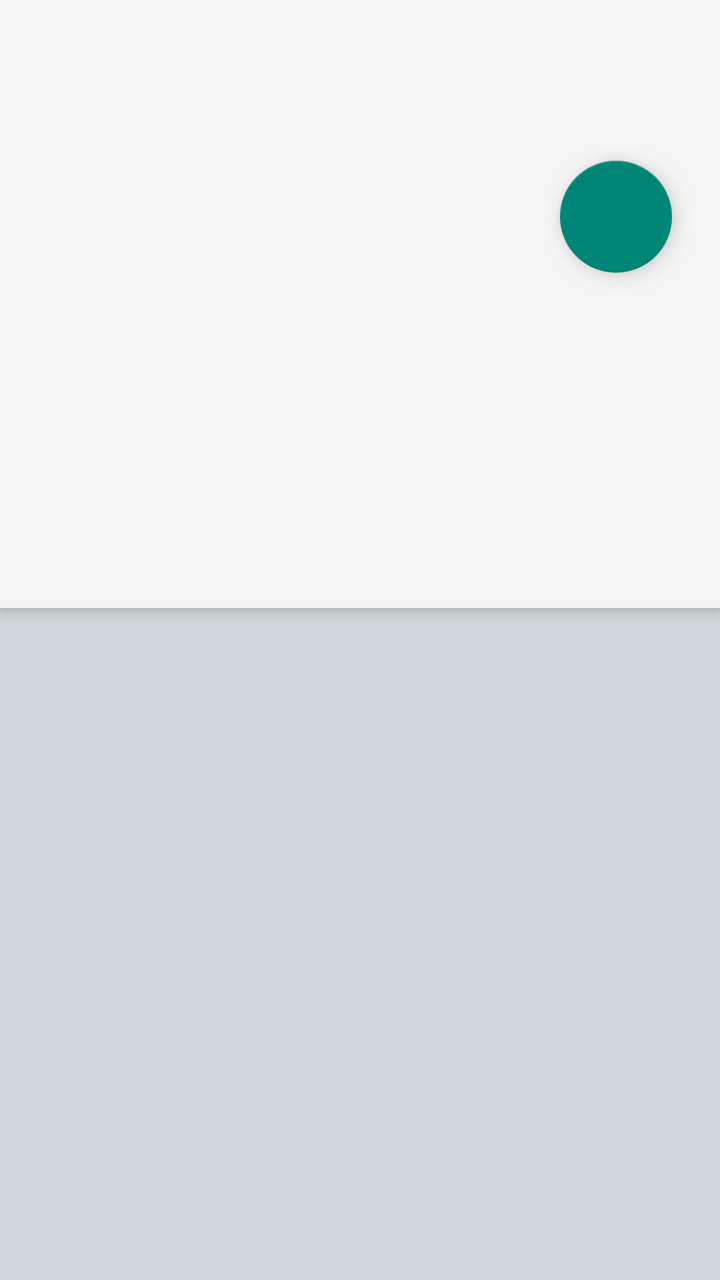
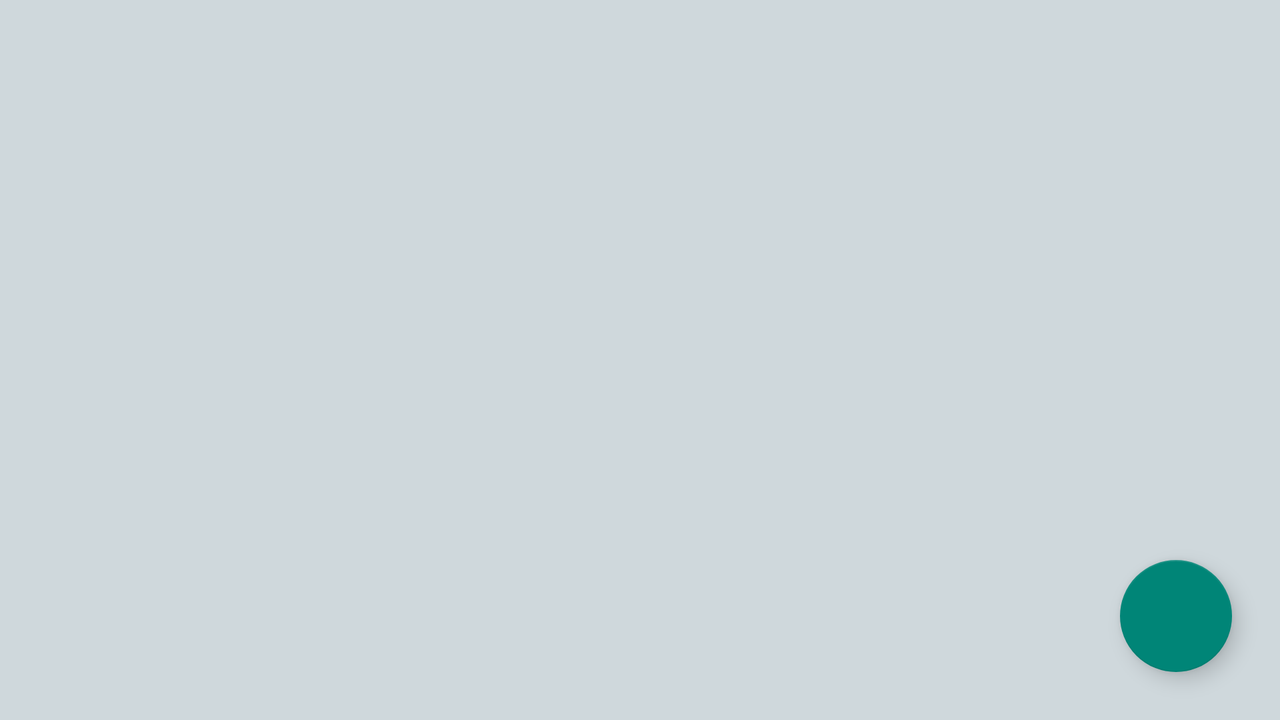

Two renders of one Android screen. The first uses the default layout on a phone; the second uses the alternative layout the repository ships for a different screen configuration, on a matching device. The two XML files are below.
<!-- AndroidManifest.xml: activity theme Theme.Bacon.Detail -->
<!-- res/layout/fragment_article_detail.xml -->
<android.support.design.widget.CoordinatorLayout xmlns:android="http://schemas.android.com/apk/res/android"
    xmlns:app="http://schemas.android.com/apk/res-auto"
    android:layout_width="match_parent"
    android:layout_height="match_parent"
    android:fitsSystemWindows="true">

    <android.support.design.widget.AppBarLayout
        android:id="@+id/app_bar_layout"
        android:layout_width="match_parent"
        android:layout_height="wrap_content"
        android:elevation="@dimen/app_bar_elevation"
        android:background="?colorPrimary"
        android:fitsSystemWindows="true">

        <android.support.design.widget.CollapsingToolbarLayout
            android:layout_width="match_parent"
            android:layout_height="match_parent"
            android:fitsSystemWindows="true"
            app:contentScrim="@android:color/transparent"
            app:layout_scrollFlags="scroll|exitUntilCollapsed"
            app:statusBarScrim="@android:color/transparent"
            app:titleEnabled="false">

            <RelativeLayout
                android:layout_width="match_parent"
                android:layout_height="match_parent"
                android:fitsSystemWindows="true"
                app:layout_collapseMode="none">

                <ImageView
                    android:id="@+id/photo"
                    android:layout_width="fill_parent"
                    android:layout_height="wrap_content"
                    android:adjustViewBounds="true"
                    android:background="@android:color/transparent"
                    android:scaleType="centerCrop"
                    android:contentDescription="@string/content_description_photo"
                    app:layout_collapseMode="parallax" />

                <include
                    android:id="@+id/meta_bar"
                    layout="@layout/meta_bar"
                    android:layout_width="match_parent"
                    android:layout_height="wrap_content"
                    android:layout_below="@+id/photo" />
            </RelativeLayout>

            <android.support.v7.widget.Toolbar
                android:id="@+id/toolbar"
                android:layout_width="match_parent"
                android:layout_height="@dimen/detail_photo_height"
                android:background="@android:color/transparent"
                app:layout_collapseMode="pin" />


        </android.support.design.widget.CollapsingToolbarLayout>


    </android.support.design.widget.AppBarLayout>

    <android.support.design.widget.FloatingActionButton
        android:id="@+id/share_fab"
        android:layout_width="wrap_content"
        android:layout_height="wrap_content"
        android:layout_margin="@dimen/fab_margin"
        android:contentDescription="@string/action_share"
        android:src="@drawable/ic_share"
        app:elevation="@dimen/fab_elevation"
        app:fabSize="normal"
        app:layout_anchor="@id/meta_bar"
        app:layout_anchorGravity="bottom|end"
        app:pressedTranslationZ="@dimen/fab_press_translation_z" />

    <android.support.v4.widget.NestedScrollView
        android:id="@+id/nested_scroll_view"
        android:layout_width="match_parent"
        android:layout_height="match_parent"
        android:background="@color/background"
        android:paddingBottom="@dimen/detail_nested_scroll_padding"
        android:paddingEnd="@dimen/detail_nested_scroll_padding"
        android:paddingStart="@dimen/detail_nested_scroll_padding"
        app:layout_behavior="@string/appbar_scrolling_view_behavior">

        <TextView
            android:id="@+id/article_body"
            style="@style/Base.TextAppearance.AppCompat.Body1"
            android:layout_width="match_parent"
            android:layout_height="wrap_content"
            android:layout_marginLeft="@dimen/detail_inner_horiz_margin"
            android:layout_marginRight="@dimen/detail_inner_horiz_margin"
            android:paddingBottom="@dimen/detail_body_bottom_margin"
            android:paddingTop="32dp"
            android:lineSpacingMultiplier="@fraction/detail_body_line_spacing_multiplier"
            android:textSize="20sp"
            android:textColor="@color/colorSecondaryText"
            android:textColorLink="?colorAccent" />

    </android.support.v4.widget.NestedScrollView>


</android.support.design.widget.CoordinatorLayout>
<!-- res/layout/meta_bar.xml (included above) -->
<?xml version="1.0" encoding="utf-8"?>
<LinearLayout xmlns:android="http://schemas.android.com/apk/res/android"
    android:layout_width="match_parent"
    android:layout_height="wrap_content"
    android:layout_gravity="bottom"
    android:orientation="vertical"
    android:layout_marginTop="@dimen/detail_metabar_vert_padding"
    android:paddingBottom="@dimen/detail_metabar_vert_padding"
    android:paddingLeft="@dimen/detail_metabar_vert_padding"
    android:paddingRight="@dimen/detail_metabar_vert_padding"
    android:paddingTop="@dimen/detail_metabar_vert_padding">

    <TextView
        android:id="@+id/article_title"
        style="?android:attr/textAppearanceLarge"
        android:layout_width="match_parent"
        android:layout_height="wrap_content"
        android:fontFamily="sans-serif-condensed"
        android:lineSpacingMultiplier="0.9"
        android:paddingBottom="@dimen/detail_metabar_title_bottom_padding"
        android:textColor="@color/article_title"
        android:textSize="@dimen/detail_title_text_size"
        android:textStyle="bold" />

    <TextView
        android:id="@+id/article_byline"
        style="?android:attr/textAppearanceSmall"
        android:layout_width="wrap_content"
        android:layout_height="wrap_content"
        android:textSize="@dimen/detail_body_text_size"
        android:textColor="@color/article_subtitle" />
</LinearLayout>
<!-- resources referenced by this layout -->
<resources>
  <color name="article_subtitle">#8fff</color>
  <color name="article_title">#fff</color>
  <color name="background">#CFD8DC</color>
  <color name="colorSecondaryText">#757575</color>
  <dimen name="app_bar_elevation">4dp</dimen>
  <dimen name="detail_body_bottom_margin">88dp</dimen>
  <dimen name="detail_body_text_size">22sp</dimen>
  <dimen name="detail_inner_horiz_margin">16dp</dimen>
  <dimen name="detail_metabar_title_bottom_padding">4dp</dimen>
  <dimen name="detail_metabar_vert_padding">16dp</dimen>
  <dimen name="detail_nested_scroll_padding">8dp</dimen>
  <dimen name="detail_photo_height">304dp</dimen>
  <dimen name="detail_title_text_size">32sp</dimen>
  <dimen name="fab_elevation">6dp</dimen>
  <dimen name="fab_margin">24dp</dimen>
  <dimen name="fab_press_translation_z">12dp</dimen>
  <string name="action_share">Share</string>
  <string name="content_description_photo">Article photo</string>
  <!-- from res/values-v21/ -->
  <style name="Theme.Bacon.Detail" parent="Theme.AppCompat.DayNight.NoActionBar">
  
          <item name="android:windowEnterTransition">@transition/fade_photo</item>
          <item name="android:windowReturnTransition">@transition/explode</item>
  
          <item name="android:windowContentTransitions">true</item>
          <item name="android:statusBarColor">@android:color/transparent</item>
      </style>
</resources>
<!-- res/layout-land/fragment_article_detail.xml (the repository's variant of the layout above) -->
<!-- drawn on the phone turned sideways -->
<FrameLayout xmlns:android="http://schemas.android.com/apk/res/android"
    xmlns:app="http://schemas.android.com/apk/res-auto"
    android:layout_width="match_parent"
    android:layout_height="match_parent"
    android:background="@color/background">

    <ScrollView
        android:layout_width="match_parent"
        android:layout_height="wrap_content"
        android:scrollbars="none"
        android:transitionGroup="true">

        <RelativeLayout
            android:layout_width="match_parent"
            android:layout_height="wrap_content">

            <ImageView
                android:id="@+id/photo"
                android:layout_width="match_parent"
                android:layout_height="wrap_content"
                android:adjustViewBounds="true"
                android:background="@android:color/transparent"
                android:scaleType="centerCrop"
                android:contentDescription="@string/content_description_photo"
                android:src="@drawable/empty_detail" />


            <RelativeLayout
                android:id="@+id/detail_content"
                android:layout_width="wrap_content"
                android:layout_height="wrap_content"
                android:layout_gravity="bottom"
                android:background="@color/background"
                android:elevation="@dimen/card_elevation">

                <include
                    android:id="@+id/meta_bar"
                    layout="@layout/meta_bar"
                    android:layout_width="match_parent"
                    android:layout_height="wrap_content" />

                <TextView
                    android:id="@+id/article_body"
                    style="@style/Base.TextAppearance.AppCompat.Body1"
                    android:layout_width="match_parent"
                    android:layout_height="wrap_content"
                    android:layout_below="@id/meta_bar"
                    android:lineSpacingMultiplier="@fraction/detail_body_line_spacing_multiplier"
                    android:paddingBottom="@dimen/detail_body_bottom_margin"
                    android:paddingLeft="@dimen/detail_metabar_vert_padding"
                    android:paddingRight="@dimen/detail_metabar_vert_padding"
                    android:paddingTop="@dimen/detail_metabar_vert_padding"
                    android:textSize="@dimen/detail_body_text_size"
                    android:textColor="@color/colorSecondaryText"
                    android:textColorLink="?colorAccent" />


            </RelativeLayout>

        </RelativeLayout>
    </ScrollView>


    <android.support.design.widget.FloatingActionButton
        android:id="@+id/share_fab"
        android:layout_width="wrap_content"
        android:layout_height="wrap_content"
        android:layout_gravity="bottom|end"
        android:layout_margin="@dimen/fab_margin"
        android:contentDescription="@string/action_share"
        android:src="@drawable/ic_share"
        app:elevation="@dimen/fab_elevation"
        app:fabSize="normal"
        app:pressedTranslationZ="@dimen/fab_press_translation_z" />
</FrameLayout>
<!-- resources referenced by the variant -->
<!-- as the phone turned sideways resolves them -->
<resources>
  <color name="article_subtitle">#8fff</color>
  <color name="article_title">#fff</color>
  <color name="background">#CFD8DC</color>
  <color name="colorSecondaryText">#757575</color>
  <dimen name="card_elevation">2dp</dimen>
  <dimen name="detail_body_bottom_margin">88dp</dimen>
  <dimen name="detail_body_text_size">22sp</dimen>
  <dimen name="detail_metabar_title_bottom_padding">4dp</dimen>
  <dimen name="detail_metabar_vert_padding">16dp</dimen>
  <dimen name="detail_title_text_size">32sp</dimen>
  <dimen name="fab_elevation">6dp</dimen>
  <dimen name="fab_margin">24dp</dimen>
  <dimen name="fab_press_translation_z">12dp</dimen>
  <string name="action_share">Share</string>
  <string name="content_description_photo">Article photo</string>
  <!-- from res/values-v21/ -->
  <style name="Theme.Bacon.Detail" parent="Theme.AppCompat.DayNight.NoActionBar">
  
          <item name="android:windowEnterTransition">@transition/fade_photo</item>
          <item name="android:windowReturnTransition">@transition/explode</item>
  
          <item name="android:windowContentTransitions">true</item>
          <item name="android:statusBarColor">@android:color/transparent</item>
      </style>
</resources>
